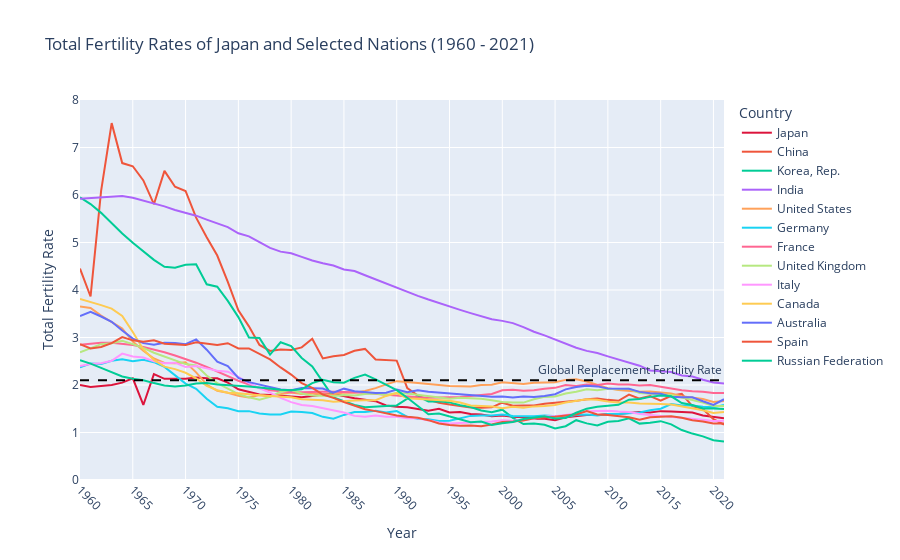

The notebook cell this image was saved under:
### Code cell
# Plot fertility rates for Japan and peer nations over 1960-2021
fig = px.line(fertility_rates, x="Year", y=["Japan", "China", "Korea, Rep.", "India", "United States", "Germany", "France", "United Kingdom", "Italy", "Canada", "Australia", "Spain", "Russian Federation"], title="Total Fertility Rates of Japan and Selected Nations")
fig.update_xaxes(tickmode='linear', tick0=1960, dtick=5, tickangle=45) # Only show x-axis labels every 5 years and rotate them 45 degrees
fig.update_traces(line=dict(color='crimson'), selector=dict(name='Japan')) # Change the color of the Japan line
fig.update_yaxes(range=[0, 8]) # Set y-axis range to 0-8
fig.update_layout(title_text='Total Fertility Rates of Japan and Selected Nations (1960 - 2021)', xaxis_title='Year', yaxis_title='Total Fertility Rate') # Plot and axis titles
fig.update_layout(legend_title_text='Country') # Move the legend to the top right corner
fig.add_hline(y=2.1, line_dash="dash", line_color="black", annotation_text="Global Replacement Fertility Rate", annotation_position="top right") # Indicate global average fertility rate of 2.1 with horizontal line
fig.show()

### Figure 1 — Plotly figure (JSON) as saved in the notebook; plotly's stock layout.template omitted (floating-point values rounded to 4 significant figures)
{"data": [{"hovertemplate": "variable=Japan<br>Year=%{x}<br>value=%{y}<extra></extra>", "legendgroup": "Japan", "line": {"color": "crimson", "dash": "solid"}, "marker": {"symbol": "circle"}, "mode": "lines", "name": "Japan", "orientation": "v", "showlegend": true, "type": "scatter", "x": ["1960", "1961", "1962", "1963", "1964", "1965", "1966", "1967", "1968", "1969", "1970", "1971", "1972", "1973", "1974", "1975", "1976", "1977", "1978", "1979", "1980", "1981", "1982", "1983", "1984", "1985", "1986", "1987", "1988", "1989", "1990", "1991", "1992", "1993", "1994", "1995", "1996", "1997", "1998", "1999", "2000", "2001", "2002", "2003", "2004", "2005", "2006", "2007", "2008", "2009", "2010", "2011", "2012", "2013", "2014", "2015", "2016", "2017", "2018", "2019", "2020", "2021"], "xaxis": "x", "y": [2, 1.96, 1.98, 2, 2.05, 2.14, 1.58, 2.23, 2.13, 2.13, 2.13, 2.16, 2.14, 2.14, 2.05, 1.91, 1.85, 1.8, 1.79, 1.77, 1.75, 1.74, 1.77, 1.8, 1.81, 1.76, 1.72, 1.69, 1.66, 1.57, 1.54, 1.53, 1.5, 1.46, 1.5, 1.42, 1.43, 1.39, 1.38, 1.34, 1.36, 1.33, 1.32, 1.29, 1.29, 1.26, 1.32, 1.34, 1.37, 1.37, 1.39, 1.39, 1.41, 1.43, 1.42, 1.45, 1.44, 1.43, 1.42, 1.36, 1.33, 1.3], "yaxis": "y"}, {"hovertemplate": "variable=China<br>Year=%{x}<br>value=%{y}<extra></extra>", "legendgroup": "China", "line": {"color": "#EF553B", "dash": "solid"}, "marker": {"symbol": "circle"}, "mode": "lines", "name": "China", "orientation": "v", "showlegend": true, "type": "scatter", "x": ["1960", "1961", "1962", "1963", "1964", "1965", "1966", "1967", "1968", "1969", "1970", "1971", "1972", "1973", "1974", "1975", "1976", "1977", "1978", "1979", "1980", "1981", "1982", "1983", "1984", "1985", "1986", "1987", "1988", "1989", "1990", "1991", "1992", "1993", "1994", "1995", "1996", "1997", "1998", "1999", "2000", "2001", "2002", "2003", "2004", "2005", "2006", "2007", "2008", "2009", "2010", "2011", "2012", "2013", "2014", "2015", "2016", "2017", "2018", "2019", "2020", "2021"], "xaxis": "x", "y": [4.451, 3.863, 6.085, 7.513, 6.672, 6.605, 6.307, 5.806, 6.508, 6.175, 6.085, 5.523, 5.112, 4.726, 4.17, 3.571, 3.235, 2.844, 2.716, 2.745, 2.739, 2.792, 2.972, 2.559, 2.607, 2.633, 2.721, 2.76, 2.539, 2.52, 2.514, 1.934, 1.776, 1.691, 1.628, 1.588, 1.554, 1.527, 1.522, 1.53, 1.628, 1.563, 1.566, 1.57, 1.605, 1.624, 1.644, 1.666, 1.701, 1.714, 1.687, 1.668, 1.798, 1.714, 1.769, 1.67, 1.772, 1.813, 1.554, 1.496, 1.281, 1.164], "yaxis": "y"}, {"hovertemplate": "variable=Korea, Rep.<br>Year=%{x}<br>value=%{y}<extra></extra>", "legendgroup": "Korea, Rep.", "line": {"color": "#00cc96", "dash": "solid"}, "marker": {"symbol": "circle"}, "mode": "lines", "name": "Korea, Rep.", "orientation": "v", "showlegend": true, "type": "scatter", "x": ["1960", "1961", "1962", "1963", "1964", "1965", "1966", "1967", "1968", "1969", "1970", "1971", "1972", "1973", "1974", "1975", "1976", "1977", "1978", "1979", "1980", "1981", "1982", "1983", "1984", "1985", "1986", "1987", "1988", "1989", "1990", "1991", "1992", "1993", "1994", "1995", "1996", "1997", "1998", "1999", "2000", "2001", "2002", "2003", "2004", "2005", "2006", "2007", "2008", "2009", "2010", "2011", "2012", "2013", "2014", "2015", "2016", "2017", "2018", "2019", "2020", "2021"], "xaxis": "x", "y": [5.949, 5.81, 5.624, 5.407, 5.188, 4.995, 4.81, 4.634, 4.489, 4.47, 4.53, 4.54, 4.12, 4.07, 3.77, 3.43, 3, 2.99, 2.64, 2.9, 2.82, 2.57, 2.39, 2.06, 1.74, 1.66, 1.58, 1.53, 1.55, 1.56, 1.57, 1.71, 1.76, 1.654, 1.656, 1.634, 1.574, 1.537, 1.464, 1.425, 1.48, 1.309, 1.178, 1.191, 1.164, 1.085, 1.132, 1.259, 1.192, 1.149, 1.226, 1.244, 1.297, 1.187, 1.205, 1.239, 1.172, 1.052, 0.977, 0.918, 0.837, 0.808], "yaxis": "y"}, {"hovertemplate": "variable=India<br>Year=%{x}<br>value=%{y}<extra></extra>", "legendgroup": "India", "line": {"color": "#ab63fa", "dash": "solid"}, "marker": {"symbol": "circle"}, "mode": "lines", "name": "India", "orientation": "v", "showlegend": true, "type": "scatter", "x": ["1960", "1961", "1962", "1963", "1964", "1965", "1966", "1967", "1968", "1969", "1970", "1971", "1972", "1973", "1974", "1975", "1976", "1977", "1978", "1979", "1980", "1981", "1982", "1983", "1984", "1985", "1986", "1987", "1988", "1989", "1990", "1991", "1992", "1993", "1994", "1995", "1996", "1997", "1998", "1999", "2000", "2001", "2002", "2003", "2004", "2005", "2006", "2007", "2008", "2009", "2010", "2011", "2012", "2013", "2014", "2015", "2016", "2017", "2018", "2019", "2020", "2021"], "xaxis": "x", "y": [5.921, 5.937, 5.953, 5.969, 5.979, 5.941, 5.881, 5.825, 5.76, 5.684, 5.624, 5.565, 5.482, 5.402, 5.325, 5.195, 5.13, 5.007, 4.888, 4.808, 4.775, 4.698, 4.62, 4.565, 4.516, 4.432, 4.399, 4.311, 4.222, 4.132, 4.045, 3.959, 3.877, 3.799, 3.723, 3.651, 3.582, 3.514, 3.446, 3.383, 3.35, 3.303, 3.217, 3.122, 3.046, 2.958, 2.864, 2.784, 2.718, 2.673, 2.603, 2.536, 2.467, 2.406, 2.306, 2.287, 2.273, 2.2, 2.177, 2.109, 2.051, 2.031], "yaxis": "y"}, {"hovertemplate": "variable=United States<br>Year=%{x}<br>value=%{y}<extra></extra>", "legendgroup": "United States", "line": {"color": "#FFA15A", "dash": "solid"}, "marker": {"symbol": "circle"}, "mode": "lines", "name": "United States", "orientation": "v", "showlegend": true, "type": "scatter", "x": ["1960", "1961", "1962", "1963", "1964", "1965", "1966", "1967", "1968", "1969", "1970", "1971", "1972", "1973", "1974", "1975", "1976", "1977", "1978", "1979", "1980", "1981", "1982", "1983", "1984", "1985", "1986", "1987", "1988", "1989", "1990", "1991", "1992", "1993", "1994", "1995", "1996", "1997", "1998", "1999", "2000", "2001", "2002", "2003", "2004", "2005", "2006", "2007", "2008", "2009", "2010", "2011", "2012", "2013", "2014", "2015", "2016", "2017", "2018", "2019", "2020", "2021"], "xaxis": "x", "y": [3.654, 3.62, 3.461, 3.319, 3.19, 2.913, 2.721, 2.558, 2.464, 2.456, 2.48, 2.266, 2.01, 1.879, 1.835, 1.774, 1.738, 1.79, 1.76, 1.808, 1.839, 1.812, 1.827, 1.799, 1.806, 1.844, 1.837, 1.872, 1.934, 2.014, 2.081, 2.062, 2.046, 2.019, 2.002, 1.978, 1.976, 1.971, 1.999, 2.007, 2.056, 2.03, 2.021, 2.047, 2.051, 2.057, 2.108, 2.12, 2.072, 2.002, 1.931, 1.895, 1.881, 1.857, 1.863, 1.843, 1.821, 1.766, 1.73, 1.706, 1.641, 1.664], "yaxis": "y"}, {"hovertemplate": "variable=Germany<br>Year=%{x}<br>value=%{y}<extra></extra>", "legendgroup": "Germany", "line": {"color": "#19d3f3", "dash": "solid"}, "marker": {"symbol": "circle"}, "mode": "lines", "name": "Germany", "orientation": "v", "showlegend": true, "type": "scatter", "x": ["1960", "1961", "1962", "1963", "1964", "1965", "1966", "1967", "1968", "1969", "1970", "1971", "1972", "1973", "1974", "1975", "1976", "1977", "1978", "1979", "1980", "1981", "1982", "1983", "1984", "1985", "1986", "1987", "1988", "1989", "1990", "1991", "1992", "1993", "1994", "1995", "1996", "1997", "1998", "1999", "2000", "2001", "2002", "2003", "2004", "2005", "2006", "2007", "2008", "2009", "2010", "2011", "2012", "2013", "2014", "2015", "2016", "2017", "2018", "2019", "2020", "2021"], "xaxis": "x", "y": [2.37, 2.45, 2.44, 2.51, 2.54, 2.5, 2.53, 2.48, 2.38, 2.21, 2.03, 1.92, 1.71, 1.54, 1.51, 1.45, 1.45, 1.4, 1.38, 1.38, 1.44, 1.43, 1.41, 1.33, 1.29, 1.37, 1.43, 1.43, 1.46, 1.42, 1.45, 1.33, 1.29, 1.28, 1.24, 1.25, 1.3, 1.35, 1.36, 1.36, 1.38, 1.35, 1.34, 1.34, 1.36, 1.34, 1.33, 1.37, 1.38, 1.36, 1.39, 1.39, 1.41, 1.42, 1.47, 1.5, 1.6, 1.57, 1.57, 1.54, 1.53, 1.58], "yaxis": "y"}, {"hovertemplate": "variable=France<br>Year=%{x}<br>value=%{y}<extra></extra>", "legendgroup": "France", "line": {"color": "#FF6692", "dash": "solid"}, "marker": {"symbol": "circle"}, "mode": "lines", "name": "France", "orientation": "v", "showlegend": true, "type": "scatter", "x": ["1960", "1961", "1962", "1963", "1964", "1965", "1966", "1967", "1968", "1969", "1970", "1971", "1972", "1973", "1974", "1975", "1976", "1977", "1978", "1979", "1980", "1981", "1982", "1983", "1984", "1985", "1986", "1987", "1988", "1989", "1990", "1991", "1992", "1993", "1994", "1995", "1996", "1997", "1998", "1999", "2000", "2001", "2002", "2003", "2004", "2005", "2006", "2007", "2008", "2009", "2010", "2011", "2012", "2013", "2014", "2015", "2016", "2017", "2018", "2019", "2020", "2021"], "xaxis": "x", "y": [2.85, 2.87, 2.89, 2.89, 2.87, 2.84, 2.8, 2.75, 2.69, 2.62, 2.55, 2.47, 2.38, 2.28, 2.18, 2.09, 2.01, 1.94, 1.89, 1.87, 1.85, 1.85, 1.86, 1.86, 1.86, 1.86, 1.85, 1.83, 1.81, 1.79, 1.77, 1.75, 1.74, 1.73, 1.73, 1.74, 1.75, 1.77, 1.78, 1.81, 1.89, 1.9, 1.88, 1.89, 1.92, 1.94, 2, 1.98, 2.01, 2, 2.03, 2.01, 2.01, 1.99, 2, 1.96, 1.92, 1.89, 1.87, 1.86, 1.83, 1.83], "yaxis": "y"}, {"hovertemplate": "variable=United Kingdom<br>Year=%{x}<br>value=%{y}<extra></extra>", "legendgroup": "United Kingdom", "line": {"color": "#B6E880", "dash": "solid"}, "marker": {"symbol": "circle"}, "mode": "lines", "name": "United Kingdom", "orientation": "v", "showlegend": true, "type": "scatter", "x": ["1960", "1961", "1962", "1963", "1964", "1965", "1966", "1967", "1968", "1969", "1970", "1971", "1972", "1973", "1974", "1975", "1976", "1977", "1978", "1979", "1980", "1981", "1982", "1983", "1984", "1985", "1986", "1987", "1988", "1989", "1990", "1991", "1992", "1993", "1994", "1995", "1996", "1997", "1998", "1999", "2000", "2001", "2002", "2003", "2004", "2005", "2006", "2007", "2008", "2009", "2010", "2011", "2012", "2013", "2014", "2015", "2016", "2017", "2018", "2019", "2020", "2021"], "xaxis": "x", "y": [2.69, 2.78, 2.86, 2.88, 2.93, 2.86, 2.78, 2.68, 2.6, 2.51, 2.44, 2.41, 2.2, 2.04, 1.92, 1.81, 1.74, 1.69, 1.75, 1.86, 1.9, 1.82, 1.78, 1.77, 1.77, 1.79, 1.78, 1.81, 1.82, 1.79, 1.83, 1.82, 1.79, 1.76, 1.74, 1.71, 1.73, 1.72, 1.71, 1.68, 1.64, 1.63, 1.63, 1.7, 1.75, 1.76, 1.82, 1.86, 1.91, 1.89, 1.92, 1.91, 1.92, 1.83, 1.81, 1.8, 1.79, 1.74, 1.68, 1.63, 1.56, 1.56], "yaxis": "y"}, {"hovertemplate": "variable=Italy<br>Year=%{x}<br>value=%{y}<extra></extra>", "legendgroup": "Italy", "line": {"color": "#FF97FF", "dash": "solid"}, "marker": {"symbol": "circle"}, "mode": "lines", "name": "Italy", "orientation": "v", "showlegend": true, "type": "scatter", "x": ["1960", "1961", "1962", "1963", "1964", "1965", "1966", "1967", "1968", "1969", "1970", "1971", "1972", "1973", "1974", "1975", "1976", "1977", "1978", "1979", "1980", "1981", "1982", "1983", "1984", "1985", "1986", "1987", "1988", "1989", "1990", "1991", "1992", "1993", "1994", "1995", "1996", "1997", "1998", "1999", "2000", "2001", "2002", "2003", "2004", "2005", "2006", "2007", "2008", "2009", "2010", "2011", "2012", "2013", "2014", "2015", "2016", "2017", "2018", "2019", "2020", "2021"], "xaxis": "x", "y": [2.4, 2.44, 2.46, 2.51, 2.66, 2.6, 2.58, 2.5, 2.46, 2.47, 2.38, 2.4, 2.35, 2.3, 2.28, 2.17, 2.04, 1.93, 1.84, 1.73, 1.64, 1.58, 1.56, 1.51, 1.46, 1.42, 1.35, 1.33, 1.36, 1.33, 1.33, 1.3, 1.3, 1.25, 1.21, 1.19, 1.2, 1.22, 1.22, 1.23, 1.26, 1.25, 1.27, 1.29, 1.34, 1.34, 1.37, 1.4, 1.45, 1.45, 1.46, 1.44, 1.43, 1.39, 1.37, 1.35, 1.34, 1.32, 1.29, 1.27, 1.24, 1.25], "yaxis": "y"}, {"hovertemplate": "variable=Canada<br>Year=%{x}<br>value=%{y}<extra></extra>", "legendgroup": "Canada", "line": {"color": "#FECB52", "dash": "solid"}, "marker": {"symbol": "circle"}, "mode": "lines", "name": "Canada", "orientation": "v", "showlegend": true, "type": "scatter", "x": ["1960", "1961", "1962", "1963", "1964", "1965", "1966", "1967", "1968", "1969", "1970", "1971", "1972", "1973", "1974", "1975", "1976", "1977", "1978", "1979", "1980", "1981", "1982", "1983", "1984", "1985", "1986", "1987", "1988", "1989", "1990", "1991", "1992", "1993", "1994", "1995", "1996", "1997", "1998", "1999", "2000", "2001", "2002", "2003", "2004", "2005", "2006", "2007", "2008", "2009", "2010", "2011", "2012", "2013", "2014", "2015", "2016", "2017", "2018", "2019", "2020", "2021"], "xaxis": "x", "y": [3.811, 3.753, 3.681, 3.607, 3.456, 3.115, 2.749, 2.528, 2.386, 2.334, 2.258, 2.141, 1.98, 1.89, 1.837, 1.824, 1.796, 1.782, 1.768, 1.754, 1.74, 1.7, 1.69, 1.68, 1.65, 1.67, 1.675, 1.68, 1.68, 1.77, 1.83, 1.72, 1.71, 1.69, 1.69, 1.67, 1.63, 1.57, 1.56, 1.55, 1.51, 1.54, 1.52, 1.55, 1.56, 1.58, 1.63, 1.67, 1.7, 1.69, 1.65, 1.63, 1.63, 1.61, 1.61, 1.6, 1.59, 1.55, 1.51, 1.47, 1.41, 1.43], "yaxis": "y"}, {"hovertemplate": "variable=Australia<br>Year=%{x}<br>value=%{y}<extra></extra>", "legendgroup": "Australia", "line": {"color": "#636efa", "dash": "solid"}, "marker": {"symbol": "circle"}, "mode": "lines", "name": "Australia", "orientation": "v", "showlegend": true, "type": "scatter", "x": ["1960", "1961", "1962", "1963", "1964", "1965", "1966", "1967", "1968", "1969", "1970", "1971", "1972", "1973", "1974", "1975", "1976", "1977", "1978", "1979", "1980", "1981", "1982", "1983", "1984", "1985", "1986", "1987", "1988", "1989", "1990", "1991", "1992", "1993", "1994", "1995", "1996", "1997", "1998", "1999", "2000", "2001", "2002", "2003", "2004", "2005", "2006", "2007", "2008", "2009", "2010", "2011", "2012", "2013", "2014", "2015", "2016", "2017", "2018", "2019", "2020", "2021"], "xaxis": "x", "y": [3.453, 3.54, 3.442, 3.332, 3.146, 2.977, 2.881, 2.848, 2.888, 2.886, 2.859, 2.961, 2.744, 2.491, 2.397, 2.148, 2.06, 2.007, 1.949, 1.907, 1.891, 1.935, 1.929, 1.924, 1.84, 1.923, 1.868, 1.845, 1.831, 1.838, 1.902, 1.849, 1.888, 1.859, 1.842, 1.822, 1.796, 1.778, 1.762, 1.755, 1.756, 1.739, 1.756, 1.748, 1.768, 1.807, 1.908, 1.959, 1.984, 1.971, 1.928, 1.926, 1.92, 1.855, 1.826, 1.814, 1.752, 1.741, 1.74, 1.657, 1.581, 1.7], "yaxis": "y"}, {"hovertemplate": "variable=Spain<br>Year=%{x}<br>value=%{y}<extra></extra>", "legendgroup": "Spain", "line": {"color": "#EF553B", "dash": "solid"}, "marker": {"symbol": "circle"}, "mode": "lines", "name": "Spain", "orientation": "v", "showlegend": true, "type": "scatter", "x": ["1960", "1961", "1962", "1963", "1964", "1965", "1966", "1967", "1968", "1969", "1970", "1971", "1972", "1973", "1974", "1975", "1976", "1977", "1978", "1979", "1980", "1981", "1982", "1983", "1984", "1985", "1986", "1987", "1988", "1989", "1990", "1991", "1992", "1993", "1994", "1995", "1996", "1997", "1998", "1999", "2000", "2001", "2002", "2003", "2004", "2005", "2006", "2007", "2008", "2009", "2010", "2011", "2012", "2013", "2014", "2015", "2016", "2017", "2018", "2019", "2020", "2021"], "xaxis": "x", "y": [2.86, 2.77, 2.8, 2.88, 3.01, 2.94, 2.91, 2.94, 2.87, 2.86, 2.84, 2.9, 2.87, 2.84, 2.88, 2.77, 2.77, 2.65, 2.54, 2.37, 2.22, 2.04, 1.94, 1.8, 1.73, 1.64, 1.56, 1.49, 1.45, 1.4, 1.36, 1.33, 1.31, 1.26, 1.19, 1.16, 1.14, 1.15, 1.13, 1.17, 1.22, 1.23, 1.25, 1.3, 1.31, 1.33, 1.36, 1.38, 1.45, 1.38, 1.37, 1.34, 1.32, 1.27, 1.32, 1.33, 1.34, 1.31, 1.26, 1.23, 1.19, 1.19], "yaxis": "y"}, {"hovertemplate": "variable=Russian Federation<br>Year=%{x}<br>value=%{y}<extra></extra>", "legendgroup": "Russian Federation", "line": {"color": "#00cc96", "dash": "solid"}, "marker": {"symbol": "circle"}, "mode": "lines", "name": "Russian Federation", "orientation": "v", "showlegend": true, "type": "scatter", "x": ["1960", "1961", "1962", "1963", "1964", "1965", "1966", "1967", "1968", "1969", "1970", "1971", "1972", "1973", "1974", "1975", "1976", "1977", "1978", "1979", "1980", "1981", "1982", "1983", "1984", "1985", "1986", "1987", "1988", "1989", "1990", "1991", "1992", "1993", "1994", "1995", "1996", "1997", "1998", "1999", "2000", "2001", "2002", "2003", "2004", "2005", "2006", "2007", "2008", "2009", "2010", "2011", "2012", "2013", "2014", "2015", "2016", "2017", "2018", "2019", "2020", "2021"], "xaxis": "x", "y": [2.52, 2.45, 2.36, 2.27, 2.18, 2.13, 2.1, 2.04, 1.99, 1.97, 1.99, 2.03, 2.04, 2.01, 2, 1.98, 1.97, 1.95, 1.92, 1.9, 1.89, 1.91, 2.04, 2.11, 2.06, 2.05, 2.15, 2.22, 2.12, 2.01, 1.892, 1.732, 1.552, 1.385, 1.4, 1.337, 1.27, 1.218, 1.232, 1.157, 1.195, 1.223, 1.286, 1.319, 1.344, 1.294, 1.305, 1.416, 1.502, 1.542, 1.567, 1.582, 1.691, 1.707, 1.75, 1.777, 1.762, 1.621, 1.579, 1.504, 1.505, 1.493], "yaxis": "y"}], "layout": {"annotations": [{"showarrow": false, "text": "Global Replacement Fertility Rate", "x": 1, "xanchor": "right", "xref": "x domain", "y": 2.1, "yanchor": "bottom", "yref": "y"}], "legend": {"title": {"text": "Country"}, "tracegroupgap": 0}, "shapes": [{"line": {"color": "black", "dash": "dash"}, "type": "line", "x0": 0, "x1": 1, "xref": "x domain", "y0": 2.1, "y1": 2.1, "yref": "y"}], "title": {"text": "Total Fertility Rates of Japan and Selected Nations (1960 - 2021)"}, "xaxis": {"anchor": "y", "domain": [0, 1], "dtick": 5, "tick0": 1960, "tickangle": 45, "tickmode": "linear", "title": {"text": "Year"}}, "yaxis": {"anchor": "x", "domain": [0, 1], "range": [0, 8], "title": {"text": "Total Fertility Rate"}}}}
